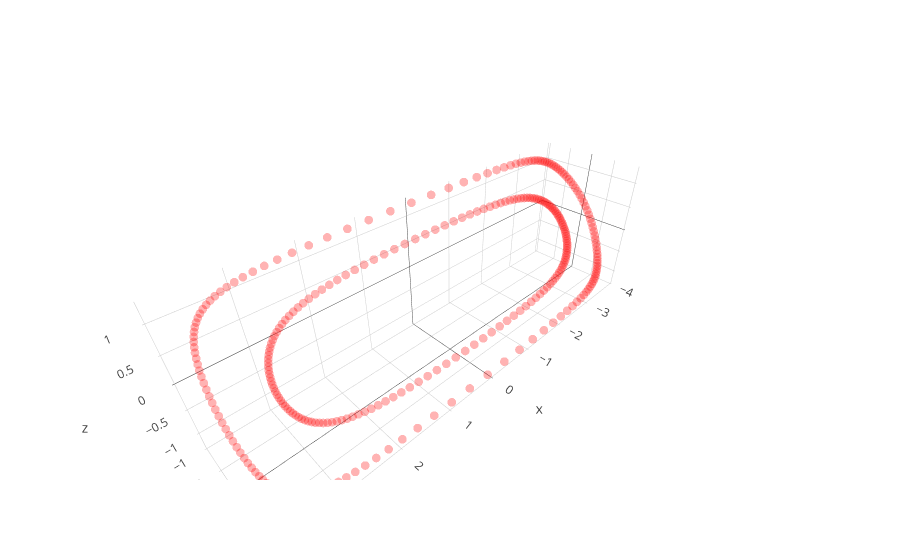

Write notebook code for a chart like this one.
### Code cell
# with all scale
w1 = np.random.randn(2,3)
w2 = np.random.randn(3,1)

mini_batch_size = 100
a = np.ones(3)
b = np.ones(3)
c = np.zeros(3)

w1 = _sym_decorrelation(w1)
w2 = w2/(np.sqrt(np.sum(w2**2)))

temp_X = np.copy(X)
for iter in range(1000):
    cum_loss = 0; temp_X   = shuffle(temp_X)
    
    for mini_batch in range(0,len(X),mini_batch_size):
        current_batch = temp_X[mini_batch:mini_batch+mini_batch_size]
        
        layer1 = current_batch @ w1
        layer1a= a*g(b*layer1)+c
        layer2 = layer1a       @ w2
        loss   = w2.T @ layer1a.T @ layer1a @ w2
        
        grad2 = -layer1a.T @ layer1a @ w2 
        grad1a= -layer1a@w2@w2.T
        grada = grad1a*g(b*layer1)
        gradb = grad1a*a*g_grad(b*layer1)*layer1
        gradc = grad1a
        grad1 = current_batch.T @(grad1a*a*g_grad(b*layer1)*b)

        w2 = w2 - 0.00000000000001* grad2
        a = a -   0.001 * grada.mean(0)
        b = b -   0.001 * gradb.mean(0)
        c = c -   0.001 * gradc.mean(0)
        w1 = w1 - 0.00000000000001* grad1
        
        w1 = _sym_decorrelation(w1)
        w2 = w2/(np.sqrt(np.sum(w2**2)))
        cum_loss      = cum_loss + loss.mean()
        
    if iter%200==0:print('Iter : ',iter," Loss: ",cum_loss)

print(a)
print(b)
print(c)

# projection
projected_mine = (a*g(b*(X @ w1))+c) @ w2

plt.figure(figsize=(20,5))
plt.subplot(1, 3, 1)
plt.scatter(X[:, 0], X[:,1], color='red', alpha=0.5)
plt.quiver(X.mean(0)[0], X.mean(0)[1], evector[0,0],evector[0,1], color=['b'], scale=2.5)
plt.quiver(X.mean(0)[0], X.mean(0)[1], evector[1,0],evector[1,1], color=['g'], scale=2.5)

plt.subplot(1, 3, 2,projection='3d')
one_layer_project = (a*g(b*(X @ w1))+c)
plt.scatter(one_layer_project[:,0],one_layer_project[:,1],one_layer_project[:,2], color='red')

plt.subplot(1, 3, 3)
plt.scatter(projected_mine, np.zeros(len(projected_mine) ), color='red', alpha=0.5)
plt.show()

# view 3D
trace1 = go.Scatter3d(
    x=one_layer_project[:,0],
    y=one_layer_project[:,1],
    z=one_layer_project[:,2],
    mode='markers',
    line=dict(color='red',width=0.5),
    marker=dict(size=3,opacity=0.3)
)
data = [trace1]
fig  = go.Figure(data=data)
iplot(fig)

### Figure 1 — Plotly figure (JSON) as saved in the notebook; plotly's stock layout.template omitted (floating-point values rounded to 4 significant figures; data arrays with more than 128 entries replaced by an {"elided": "..."} marker saying what was removed)
{"data": [{"line": {"color": "red", "width": 0.5}, "marker": {"opacity": 0.3, "size": 3}, "mode": "markers", "type": "scatter3d", "uid": "88ffe68a-274e-4f10-917b-a91a92ba78ae", "x": {"elided": "300 float values"}, "y": {"elided": "300 float values"}, "z": {"elided": "300 float values"}}], "layout": {}}
